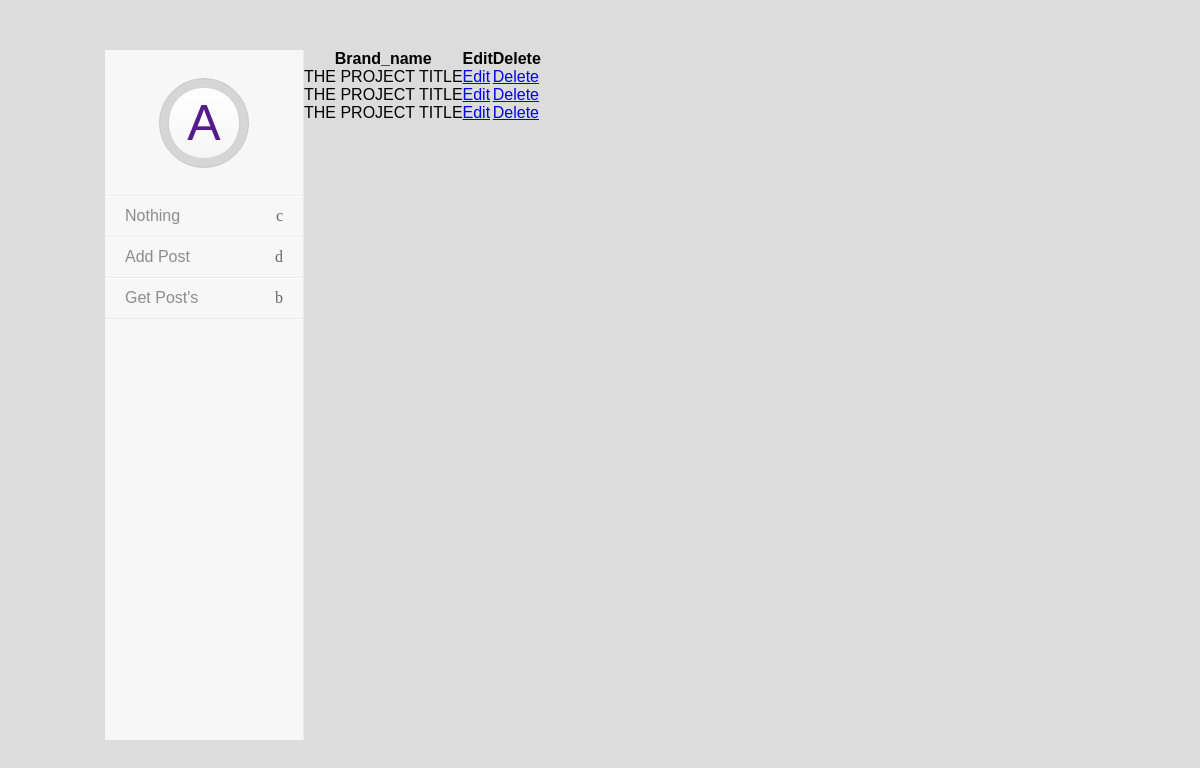
/admin/?view=get_post (signed in), run on the app's committed database.
### tables this page shows
CREATE TABLE IF NOT EXISTS `portfolio_news` (
  `id` int(11) NOT NULL,
  `title` varchar(255) NOT NULL,
  `description` text NOT NULL,
  `text` text NOT NULL,
  `img` text NOT NULL
);

### admin/functions/functions.php (called while the page is built, shortened)
<?php
function get_post(){
    $query = "SELECT * FROM portfolio_news";
    $res = mysql_query($query);
    $post = array();
    while($row = mysql_fetch_assoc($res)){
        $post[] = $row;
    }
    return $post;
}

### admin/index.php (called while the page is built, shortened)
<?php
require_once '../functions/functions.php';
require "functions/functions.php";
$view = empty($_GET['view']) ? 'index' : $_GET['view'];
switch($view){
    case('get_post'):
        $post1 = get_post();
        break;
}
require ($_SERVER['DOCUMENT_ROOT']."/admin/template/index.php");
?>

### admin/template/index.php (called while the page is built)
<?include "inc/left.php";?>
<?php include $view. '.php' ?>
<?include "inc/footer.php";?>

### admin/template/get_post.php (the view)
<?php if($post1):  ?>
<table cellpadding="0" cellspacing="0" border="0" class="table table-striped table-bordered" id="example2">
                                        <thead>
                                            <tr>
                                                <th>Brand_name</th>
                                                <th>Edit</th>
                                                <th>Delete</th>
                                            </tr>
                                        </thead>
                                        <tbody>
                                        <?php foreach($post1 as $item): ?>
                                            <tr class="odd gradeX">
                                                <td><?=$item['title']?></td>
                                                <td><a href="?view=edit_brand&amp;brand_id=<?=$key?>">Edit</a></td>
                                                <td class="center"><a href="?view=del_post&amp;post_id=<?=$item['id']?>">Delete</a></td>
                                            </tr>
                                        <?php endforeach; ?>
                                        </tbody>
                                    </table>
                                    <?endif;?>

### admin/css.css (style rules this page uses)
body { background-color: rgb(220,220,220); padding: 0; margin: 0; font-size: 16px; font-family: sans-serif; }

### data on the page
portfolio_news: title "THE PROJECT TITLE"
portfolio_news: title "THE PROJECT TITLE"
portfolio_news: title "THE PROJECT TITLE"
